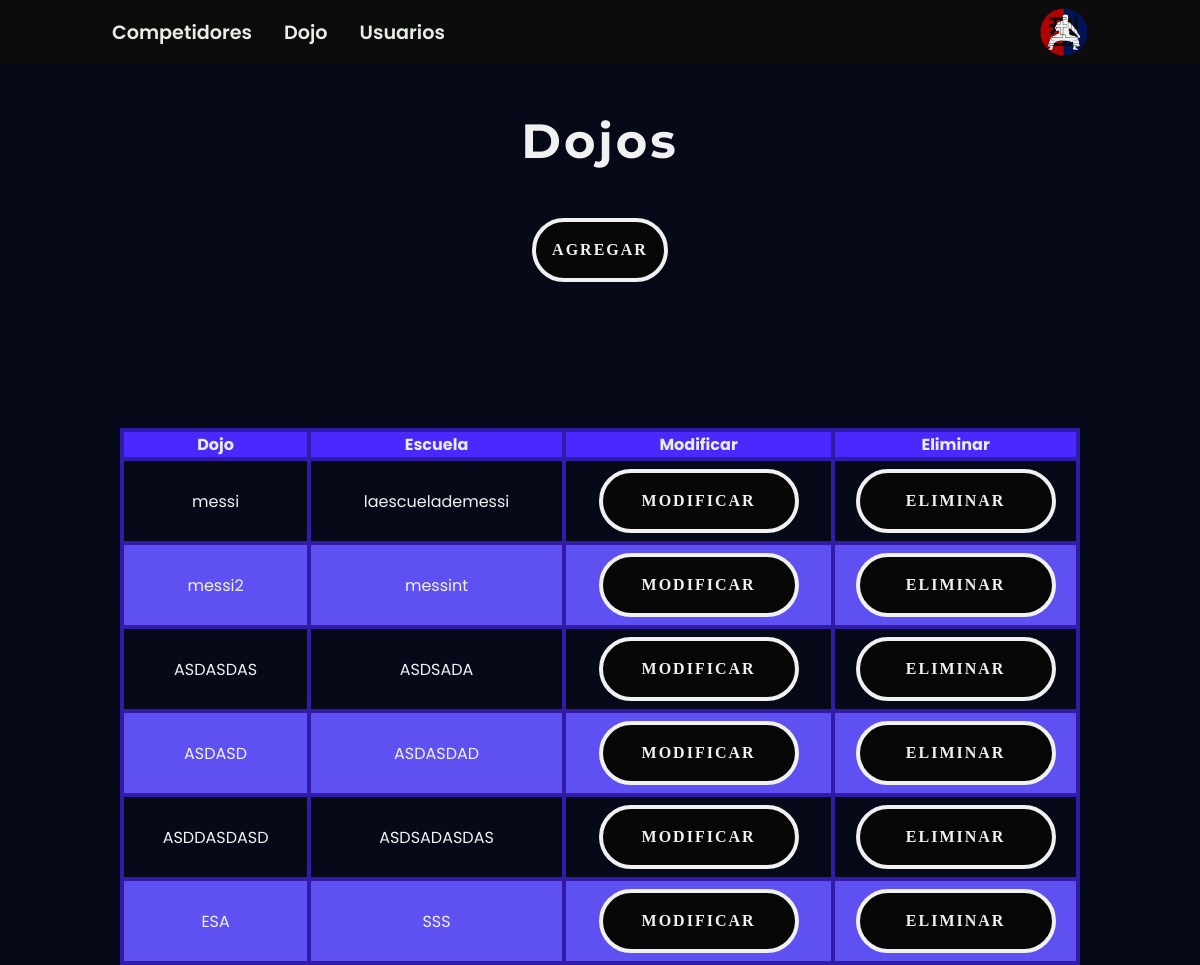
/index.php?c=dojo&a=index, run on the app's committed database.
### tables this page shows
CREATE TABLE `dojo` (
  `idDojo` int(11) NOT NULL,
  `nombre` varchar(30) NOT NULL,
  `escuela` varchar(30) NOT NULL
);

### controllers/Dojo.php (called while the page is built, shortened)
<?php
class DojoController {
    public function __construct(){
        require_once "models/dojoModel.php";
    }
    public function index(){
        $dojo = new Dojo_model();
        $data["titulo"] = "Dojos";
        $data["dojos"] = $dojo->get_dojos();
        require_once "views/dojos/dojos.php";
    }
}

### config/database.php (called while the page is built)
<?php
	class Conectar {
		public static function conexion(){
			$conexion = new mysqli("127.0.0.1", "root", "", "testingdummies");
			return $conexion;
		}
	}

### models/dojoModel.php (called while the page is built, shortened)
<?php
  class Dojo_model{
    private $dojo;
    public function __construct(){
        $this->db = Conectar::conexion();
    }
    public function get_dojos()
    {
        $sql = "SELECT * FROM dojo";
        $resultado = $this->db->query($sql);
        while($row = $resultado->fetch_assoc())
        {
            $this->dojo[] = $row;
        }
        return $this->dojo;
    }
}
?>

### views/dojos/dojos.php (the view, shortened to what this page needs)
<!DOCTYPE html>
<html lang="es">
	<head>
		<link rel="stylesheet" href="assets/css/styles-competidores-dojos.css">
	</head>
	<body>
	<header class="header">
        <nav>
            <ul class="nav_menu">
                <li> <a href="index.php?c=competidores&a=index" class="btn btn-primary">Competidores</a></li>
                <li> <a href="index.php?c=dojo&a=index" class="btn btn-primary">Dojo</a></li>
                <li> <a href="index.php?c=usuarios&a=index" class="btn btn-primary">Usuarios</a></li>
            </ul>
        </nav>
        <figure class="container_logo">
			<a href="index.php?c=usuarios&a=inicio">
            <img src="assets/img/logo.svg" class="logo"alt="Logo de la aplicacion web de Testing Dummmies">
			</a>
		</figure>
    </header>
		<div class="container">
			<h1><?php echo $data["titulo"]; ?></h1>
			<a href="index.php?c=dojo&a=nuevo" class="btn btn-primary"><span class='text'>Agregar</span></a>
			<br />
			<br />
			<div class="table-responsive">
				<table  class="table" cellspacing=0 cellpadding=5>
					<thead>
						<tr class="table-primary">
							<th>Dojo</th>
							<th>Escuela</th>
							<th>Modificar</th>
							<th>Eliminar</th>
						</tr>
					</thead>
					<tbody>
						<?php foreach($data["dojos"] as $dato) {
							echo "<td>".$dato["nombre"]."</td>";
                            echo "<td>".$dato["escuela"]."</td>";
                            echo "<td><a href='index.php?c=dojo&a=modificar&id=".$dato["idDojo"]."' class='btn btn-warning'>
							<span class='text'>Modificar</span>
							</a></td>";
                            echo "<td><a href='index.php?c=dojo&a=eliminar&id=".$dato["idDojo"]."' class='btn btn-danger'>
							<span class='text'>Eliminar</span>
							</a></td>";
						}
						?>
					</tbody>
				</table>
			</div>
		</div>
	</body>
</html>

### assets/css/styles-competidores-dojos.css (style rules this page uses)
:root { --dark-color:#070707; --main-bg-color:#121212; --secund-bg-color:#0c0c0c; --blue-main:#001659; --secund-color:#321ba6; --red-main:#b30000; --main-color:#09bc9a; --secund-bg-color-light:#e8ede5; --main-bg-color-light:#f1f1f1; }
* { padding: 0; margin: 0; }
body { width: 100%; height: 100%; display: flex; flex-direction: column; font-family: "Poppins"; align-items: center; overflow-x: hidden; background-color: #070707; }
header { width:100vw; height: 4rem; background-color: #0c0c0c; display: flex; justify-content: space-between; align-items: center; padding:1rem 7rem; box-sizing: border-box; }
nav, ul ,li { display: flex; gap:2rem; }
.container_logo { width: 3rem; height: 3rem; }
.logo { width: 100%; height: 100%; object-fit: cover; }
nav a { text-decoration: none; color: var(--secund-bg-color-light); font-size: 1.2rem; font-weight: 600; position: relative; }
nav a::before { content:""; position:absolute; width: 0%; height: 2.5px; background-color: var(--main-color); top:100%; }
.container { width: 100vw; min-height: 100vh; height: 100%; display: flex; justify-content:baseline; align-items: center; background-color:#00165934; flex-direction: column; padding-top: 3rem; gap:3rem; overflow-x: hidden; }
.container h1 { color: var(--main-bg-color-light); font-family: Montserrat, sans-serif; font-size: 3rem; font-weight: 700; letter-spacing: 3px; }
.table-responsive { width: 80%; height: auto; display: flex; justify-content: center; align-items:center; }
.table { width: 100%; }
table, tr, th, td { border: 2px solid #321ba6; text-align: center; }
td { padding: .5rem 0; }
thead { background-color:#4b28ff; color:var(--secund-bg-color-light); font-size: 1rem; padding:1rem }
tbody { color:var(--main-bg-color-light); font-size:1rem; }
.container .btn { background-color: var(--dark-color); color: var(--main-bg-color-light); font-family: ""; font-weight: 900; line-height: 1.5; border-radius: 3rem; padding:1rem; font-size: 1rem; border: 4px solid var(--main-bg-color-light); text-decoration: none; letter-spacing: 2px; overflow: hidden; position: relative; z-index: 0; display: flex; flex-direction: column; justify-content: center; align-items: center; margin:auto; max-width: 10rem; max-height: 2rem; text-transform: uppercase; }
.container .btn::before { content: ""; background-color: var(--main-bg-color-light); width: 100%; height: 100%; position: absolute; top: -100%; border-radius: 0 0 100% 100%; }
.container .btn .text { position: relative; z-index: 2; }

### data on the page
dojo: nombre "messi", escuela "laescuelademessi"
dojo: nombre "messi2", escuela "messint"
dojo: nombre "ASDASDAS", escuela "ASDSADA"
dojo: nombre "ASDASD", escuela "ASDASDAD"
dojo: nombre "ASDDASDASD", escuela "ASDSADASDAS"
dojo: nombre "ESA", escuela "SSS"

### other printed values
$data["titulo"] "Dojos"
